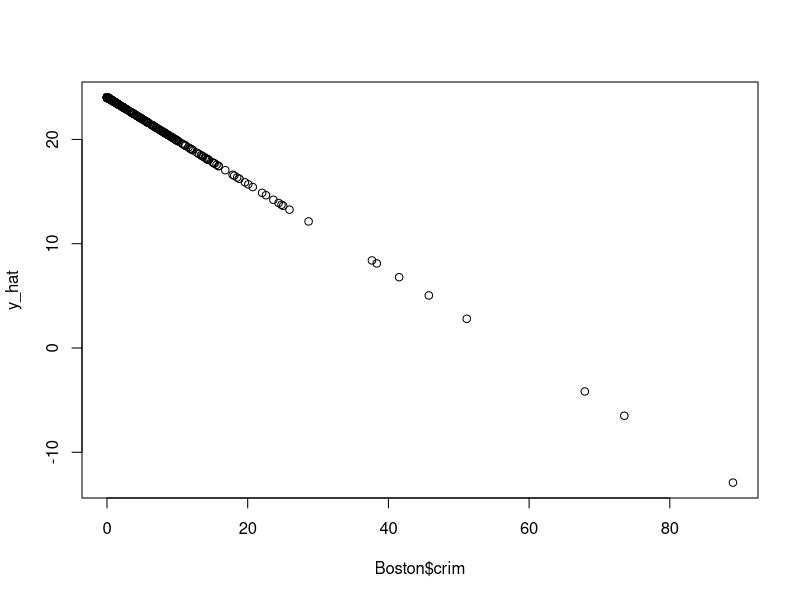
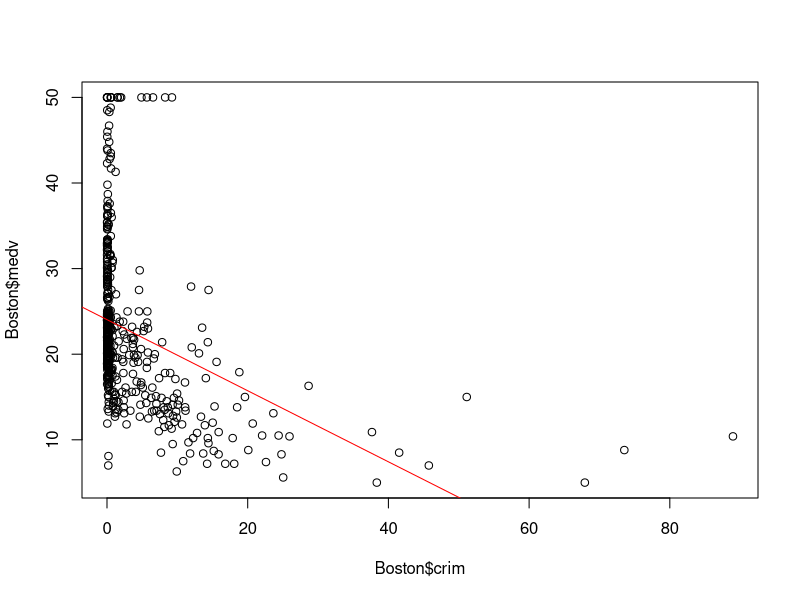
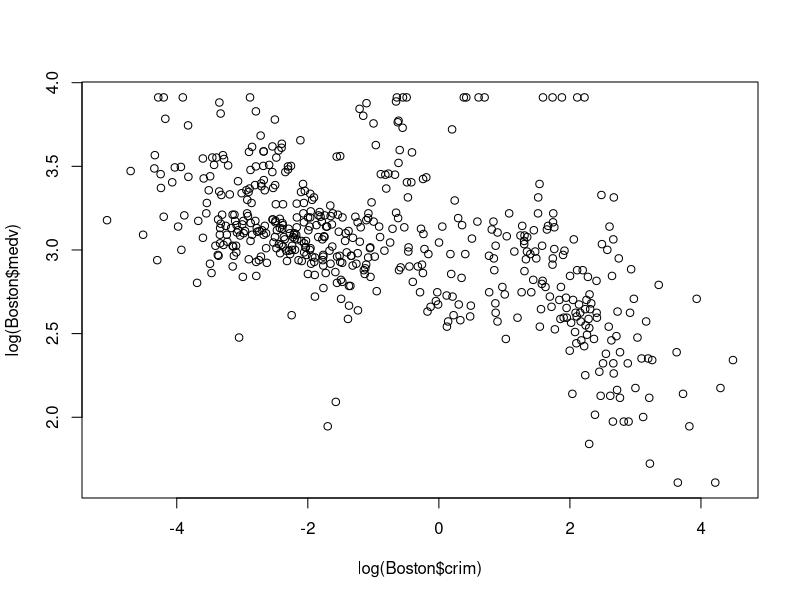
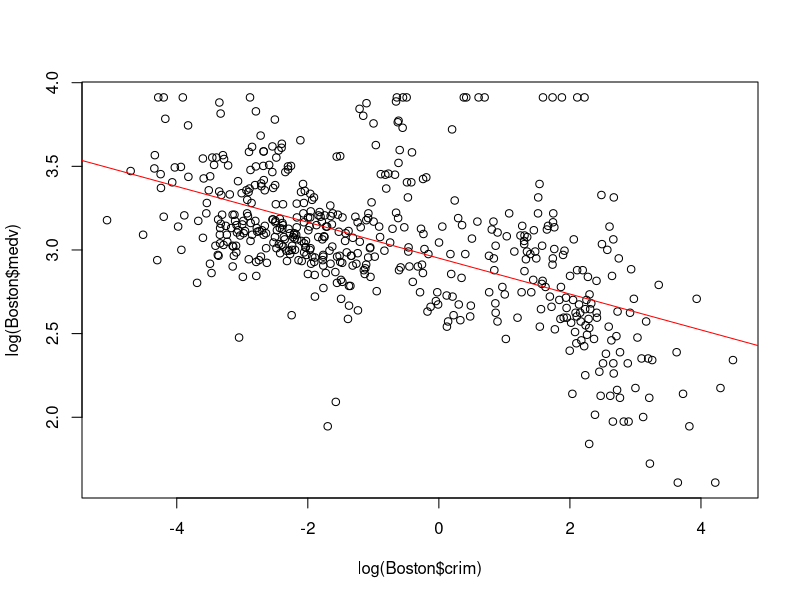
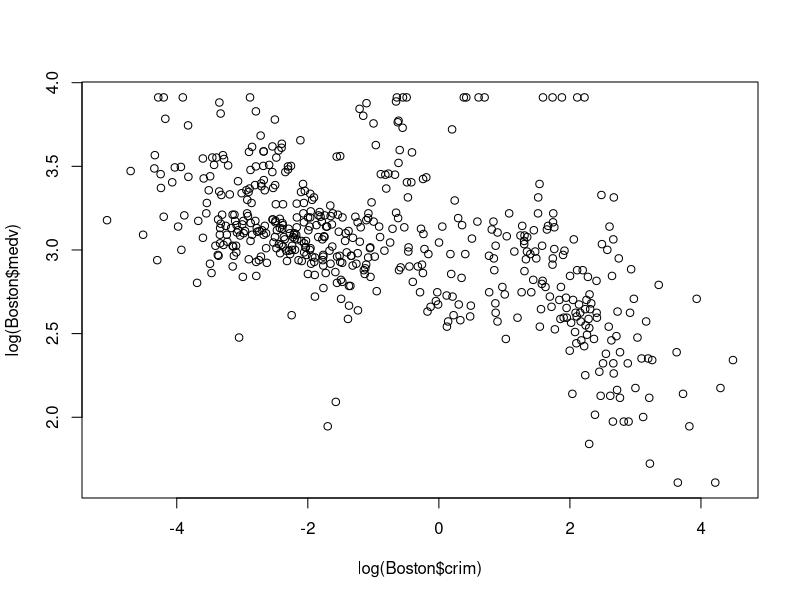

These figures' R source, in order:
## ---- chunk 1
library('MASS')
data(Boston)
## ---- chunk 2
?Boston
## ---- chunk 3
mod = lm(medv~crim,data=Boston)
summary(mod)
## ---- chunk 4
y_hat = predict(mod)
plot(Boston$crim,y_hat)
## ---- chunk 5
plot(Boston$crim,Boston$medv)
abline(coef=coef(mod),col='red')
## ---- chunk 6
plot(log(Boston$crim),log(Boston$medv))
## ---- chunk 7
mod2 = lm(log(medv)~log(crim),data=Boston)
## ---- chunk 8
summary(mod2)
## ---- chunk 9
plot(log(Boston$crim),log(Boston$medv))
abline(coef=coef(mod2),col='red')
## ---- chunk 10
plot(log(Boston$crim),log(Boston$medv))
## ---- chunk 11
logmedv = array(log(Boston$medv),c(506,1))
transf_crim = log(Boston$crim)
## ---- chunk 12
mod3 = lm(logmedv~transf_crim)
summary(mod3)
## ---- chunk 13
X = model.matrix(mod3)
head(X)
## ---- chunk 14
head(log(Boston$crim))
## ---- chunk 15
beta_hat = ginv(t(X)%*%X)%*%t(X)%*%logmedv
## ---- chunk 16
coef(mod3)
## ---- chunk 17
data(birthwt)
## ---- chunk 18
?birthwt
## ---- chunk 19
head(birthwt)
## ---- chunk 20
head(birthwt$race)
## ---- chunk 21
racef = as.factor(birthwt$race)
head(racef)
## ---- chunk 22
levels(racef) = c("White","Black","Other")
## ---- chunk 23
head(racef)
## ---- chunk 24
birthwt$race = racef
mod = lm(bwt~race,data=birthwt)
summary(mod)
## ---- chunk 25
head(model.matrix(mod))
## ---- chunk 26

